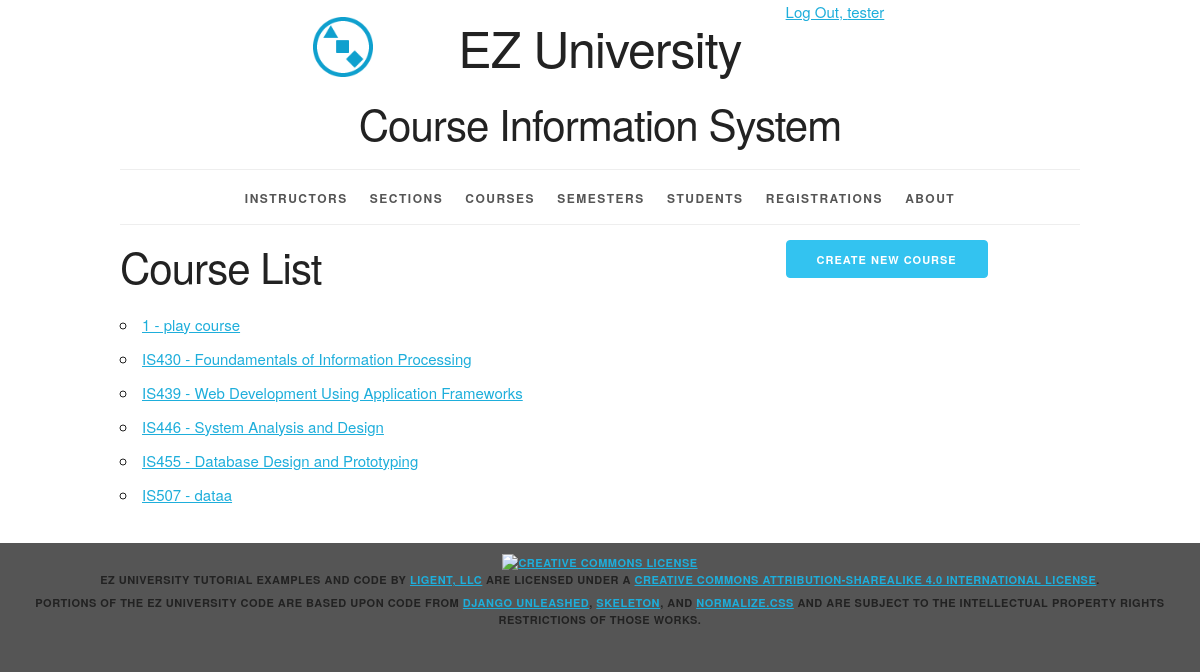
Page /course/ (signed in) on the committed database.
### courseinfo/models.py (models this page shows, shortened)
class Course(models.Model):
    course_id = models.AutoField(primary_key=True)
    course_number = models.CharField(max_length=20)
    course_name = models.CharField(max_length=255)
    def __str__(self):
        return '%s - %s' % (self.course_number, self.course_name)
    def get_absolute_url(self):
        return reverse('courseinfo_course_detail_urlpattern',
                       kwargs={'pk':self.pk}
                       )
    class Meta:
        ordering = ['course_number', 'course_name']
        constraints = [
            UniqueConstraint(fields=['course_number', 'course_name'], name='unique_course')
        ]

### courseinfo/views.py (the view)
class CourseList(LoginRequiredMixin, PermissionRequiredMixin, ListView):
    model = Course
    permission_required = 'courseinfo.view_course'

### courseinfo/templates/courseinfo/course_list.html (shortened to what this page needs)
{% extends 'courseinfo/base.html' %}
{% block create_button %}
    {% if perms.courseinfo.add_course %}
    <a
        href="{% url 'courseinfo_course_create_urlpattern'  %}"
        class="button button-primary">
      Create New Course</a>
    {% endif %}
{% endblock %}
{% block org_content %}
  <h2>Course List</h2>
  <ul>
    {% for course in course_list %}
      <li>
        <a href="{{ course.get_absolute_url }}">
          {{ course }}</a>
      </li>
    {% empty %}
      <li><em>There are currently no courses available.</em></li>
    {% endfor %}
  </ul>
{% endblock %}

### courseinfo/templates/courseinfo/base.html (shortened to what this page needs)
{% load static %}
<!DOCTYPE html>
<html lang="en">
<head>
    <link rel="stylesheet" type="text/css"
          href="{% static 'coursinfo/normalize.css' %}">
    <link rel="stylesheet" type="text/css"
          href="{% static 'courseinfo/skeleton.css' %}">
    <link rel="stylesheet" type="text/css"
          href="{% static 'courseinfo/style.css' %}">
</head>
<body>
<div class="container">
    <div class="status row">
        <div class="offset-by-eight four columns">
            <ul class="inline">
                {% if user.is_authenticated %}
                    <li><a href="{% url 'logout_urlpattern' %}">
                        Log Out, {{ user.get_username }}</a></li>
                {% else %}
                    <li><a href="{% url 'login_urlpattern' %}">
                        Log In</a></li>
                {% endif %}
            </ul>
        </div>
    </div>
    <header class="row">
        <div class="offset-by-one ten columns">
            <h1 class="logo">EZ University</h1>
            <h2>Course Information System</h2>
        </div>
    </header>
    <nav>
        <ul>
            {% if perms.courseinfo.view_instructor %}
                <li>
                    <a href="{% url 'courseinfo_instructor_list_urlpattern' %}">
                        Instructors</a></li>
            {% endif %}
            {% if perms.courseinfo.view_section %}
                <li>
                    <a href="{% url 'courseinfo_section_list_urlpattern' %}">
                        Sections</a></li>
            {% endif %}
            {% if perms.courseinfo.view_course %}
                <li>
                    <a href="{% url 'courseinfo_course_list_urlpattern' %}">
                        Courses</a></li>
            {% endif %}
            {% if perms.courseinfo.view_semester %}
                <li>
                    <a href="{% url 'courseinfo_semester_list_urlpattern' %}">
                        Semesters</a></li>
            {% endif %}
            {% if perms.courseinfo.view_student %}
                <li>
                    <a href="{% url 'courseinfo_student_list_urlpattern' %}">
                        Students</a></li>
            {% endif %}
            {% if perms.courseinfo.view_registration %}
                <li>
                    <a href="{% url 'courseinfo_registration_list_urlpattern' %}">
                        Registrations</a></li>
            {% endif %}
            <li>
                <a href="{% url 'about_urlpattern' %}">
                    About</a></li>
        </ul>
    </nav>
    <main>
        {% block content %}
            <div class="row">
                <section class="eight columns">
                    {% block org_content %}{% endblock %}
                </section>
                <section class="desktop four columns">
                    {% block create_button %}{% endblock %}
                </section>
            </div>
        {% endblock %}
    </main>
</div>
<footer>
    <p>
        <a rel="license" href="http://creativecommons.org/licenses/by-sa/4.0/">
            <img alt="Creative Commons License" style="border-width:0"
                 src="https://i.creativecommons.org/l/by-sa/4.0/88x31.png"/>
        </a><br/><span property="dct:title">EZ University Tutorial Examples and Code</span>
        by
        <a href="https://www.ligent.net" property="cc:attributionName"
           rel="cc:attributionURL">Ligent, LLC</a> are licensed under a
        <a rel="license" href="http://creativecommons.org/licenses/by-sa/4.0/">Creative Commons Attribution-ShareAlike
            4.0 International License</a>.
    </p>
    <p>Portions of the EZ University code are based upon code from
        <a href="https://django-unleashed.com">Django Unleashed</a>,
        <a href="http://getskeleton.com/">Skeleton</a>, and
        <a href="https://necolas.github.io/normalize.css/">Normalize.css</a> and
        are subject to the intellectual property rights restrictions of those works.
    </p>
</footer>
</body>
</html>

### courseinfo/static/courseinfo/skeleton.css (style rules this page uses)
.container { position: relative; width: 100%; max-width: 960px; margin: 0 auto; padding: 0 20px; box-sizing: border-box; }
.column, .columns { width: 100%; float: left; box-sizing: border-box; }
@media (min-width: 400px) { .container { width: 85%; padding: 0; } }
@media (min-width: 550px) { .container { width: 80%; } }
@media (min-width: 550px) { .column, .columns { margin-left: 4%; } }
@media (min-width: 550px) { .column:first-child, .columns:first-child { margin-left: 0; } }
@media (min-width: 550px) { .four.columns { width: 30.6666666667%; } }
@media (min-width: 550px) { .eight.columns { width: 65.3333333333%; } }
@media (min-width: 550px) { .ten.columns { width: 82.6666666667%; } }
@media (min-width: 550px) { .offset-by-one.column, .offset-by-one.columns { margin-left: 8.66666666667%; } }
@media (min-width: 550px) { .offset-by-eight.column, .offset-by-eight.columns { margin-left: 69.3333333333%; } }
html { font-size: 62.5%; }
body { font-size: 1.5em; line-height: 1.6; font-weight: 400; font-family: "Raleway", "HelveticaNeue", "Helvetica Neue", Helvetica, Arial, sans-serif; color: #222; }
h1, h2, h3, h4, h5, h6 { margin-top: 0; margin-bottom: 2rem; font-weight: 300; }
h1 { font-size: 4.0rem; line-height: 1.2; letter-spacing: -.1rem; }
h2 { font-size: 3.6rem; line-height: 1.25; letter-spacing: -.1rem; }
@media (min-width: 550px) { h1 { font-size: 5.0rem; } }
@media (min-width: 550px) { h2 { font-size: 4.2rem; } }
p { margin-top: 0; }
a { color: #1EAEDB; }
.button, button, input[type="submit"], input[type="reset"], input[type="button"] { display: inline-block; height: 38px; padding: 0 30px; color: #555; text-align: center; font-size: 11px; font-weight: 600; line-height: 38px; letter-spacing: .1rem; text-transform: uppercase; text-decoration: none; white-space: nowrap; background-color: transparent; border-radius: 4px; border: 1px solid #bbb; cursor: pointer; box-sizing: border-box; }
.button.button-primary, button.button-primary, input[type="submit"].button-primary, input[type="reset"].button-primary, input[type="button"].button-primary { color: #FFF; background-color: #33C3F0; border-color: #33C3F0; }
ul { list-style: circle inside; }
ol, ul { padding-left: 0; margin-top: 0; }
li { margin-bottom: 1rem; }
button, .button { margin-bottom: 1rem; }
pre, blockquote, dl, figure, table, p, ul, ol, form { margin-bottom: 2.5rem; }
.container:after, .row:after, .u-cf { content: ""; display: table; clear: both; }

### courseinfo/static/courseinfo/style.css (style rules this page uses)
.desktop { display: none; }
@media (min-width: 550px) { .desktop { display: block; } }
html { height: 100%; background-color: #555; }
body { background-color: white; }
body>div>header { text-align: center;; }
header h1 { display: inline-block; font-weight: normal; font-style: normal; width: 100%; margin-top: 0; padding-top: 0; }
.logo { padding-top: 50px; background-image: url("/static/courseinfo/logo.png"); background-size: 50px; background-repeat: no-repeat; background-position: top; }
@media (min-width: 750px) { .logo { padding-top: 0; background-size: contain; background-position: 0% 0%; } }
@media (min-width: 1000px) { .logo { background-position: 10% 0%; } }
@media (min-width: 1200px) { .logo { background-position: 15% 0%; } }
nav { border-top: 1px solid #eee; width: 100%; border-bottom: 1px solid #eee; margin: 0 0 1em; padding: 0; }
nav ul { margin: 0; padding: 1em 0; list-style-type: none; text-align: center; }
nav ul li { display: inline; padding: 0; margin: 0 0.25em; font-weight: 600; text-transform: uppercase; text-align: center; font-size: 1rem; letter-spacing: .10rem; }
@media (min-width: 400px) { nav ul li { letter-spacing: .15rem; font-size: 1.2rem; margin: 0 0.5em; } }
@media (min-width: 550px) { nav ul li { margin: 0 0.75em; } }
nav ul li a { color: #555; text-decoration: none; background-color: transparent; cursor: pointer; }
.inline { list-style-type: none; padding: 0; margin: 0 0 -0.5em; }
.inline li { display: inline; }
body>footer { width: 100%; background-color: #555; font-size: 1.1rem; letter-spacing: .05rem; font-weight: 600; text-transform: uppercase; text-align: center; padding: 1em 0; margin: 1em 0; }
body>footer p { margin-bottom: 0.5rem; }

### rows in the picture
Course: course_number+course_name "1 - play course"
Course: course_number+course_name "IS430 - Foundamentals of Information Processing"
Course: course_number+course_name "IS439 - Web Development Using Application Frameworks"
Course: course_number+course_name "IS446 - System Analysis and Design"
Course: course_number+course_name "IS455 - Database Design and Prototyping"
Course: course_number+course_name "IS507 - dataa"

### other values in the picture
{{ user.get_username }} "tester"
